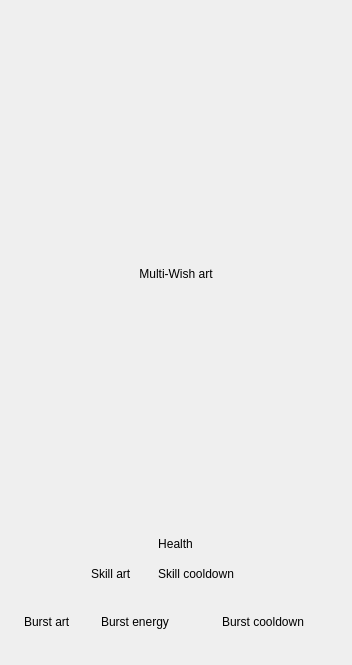
<?xml version="1.0" encoding="UTF-8"?>
<ui version="4.0">
 <class>Form</class>
 <widget class="QWidget" name="Form">
  <property name="geometry">
   <rect>
    <x>0</x>
    <y>0</y>
    <width>352</width>
    <height>665</height>
   </rect>
  </property>
  <property name="windowTitle">
   <string>Form</string>
  </property>
  <layout class="QVBoxLayout" name="verticalLayout_2">
   <property name="spacing">
    <number>0</number>
   </property>
   <item alignment="Qt::AlignHCenter">
    <widget class="QLabel" name="multiwish_art">
     <property name="enabled">
      <bool>true</bool>
     </property>
     <property name="sizePolicy">
      <sizepolicy hsizetype="Fixed" vsizetype="Fixed">
       <horstretch>0</horstretch>
       <verstretch>0</verstretch>
      </sizepolicy>
     </property>
     <property name="minimumSize">
      <size>
       <width>160</width>
       <height>512</height>
      </size>
     </property>
     <property name="text">
      <string>Multi-Wish art</string>
     </property>
     <property name="alignment">
      <set>Qt::AlignCenter</set>
     </property>
    </widget>
   </item>
   <item alignment="Qt::AlignHCenter">
    <widget class="QLabel" name="health">
     <property name="sizePolicy">
      <sizepolicy hsizetype="Fixed" vsizetype="Fixed">
       <horstretch>0</horstretch>
       <verstretch>0</verstretch>
      </sizepolicy>
     </property>
     <property name="text">
      <string>Health</string>
     </property>
     <property name="alignment">
      <set>Qt::AlignCenter</set>
     </property>
    </widget>
   </item>
   <item alignment="Qt::AlignHCenter">
    <widget class="QWidget" name="skill" native="true">
     <property name="sizePolicy">
      <sizepolicy hsizetype="Fixed" vsizetype="Fixed">
       <horstretch>0</horstretch>
       <verstretch>0</verstretch>
      </sizepolicy>
     </property>
     <layout class="QHBoxLayout" name="horizontalLayout_4">
      <property name="spacing">
       <number>0</number>
      </property>
      <property name="sizeConstraint">
       <enum>QLayout::SetMinimumSize</enum>
      </property>
      <property name="leftMargin">
       <number>0</number>
      </property>
      <property name="topMargin">
       <number>0</number>
      </property>
      <property name="rightMargin">
       <number>0</number>
      </property>
      <property name="bottomMargin">
       <number>0</number>
      </property>
      <item>
       <widget class="QLabel" name="skill_art">
        <property name="sizePolicy">
         <sizepolicy hsizetype="Fixed" vsizetype="Fixed">
          <horstretch>0</horstretch>
          <verstretch>0</verstretch>
         </sizepolicy>
        </property>
        <property name="minimumSize">
         <size>
          <width>32</width>
          <height>32</height>
         </size>
        </property>
        <property name="text">
         <string>Skill art</string>
        </property>
       </widget>
      </item>
      <item>
       <widget class="QLabel" name="skill_cooldown">
        <property name="sizePolicy">
         <sizepolicy hsizetype="Fixed" vsizetype="Fixed">
          <horstretch>0</horstretch>
          <verstretch>0</verstretch>
         </sizepolicy>
        </property>
        <property name="minimumSize">
         <size>
          <width>128</width>
          <height>32</height>
         </size>
        </property>
        <property name="text">
         <string>Skill cooldown</string>
        </property>
        <property name="alignment">
         <set>Qt::AlignCenter</set>
        </property>
       </widget>
      </item>
     </layout>
    </widget>
   </item>
   <item alignment="Qt::AlignHCenter">
    <widget class="QWidget" name="burst" native="true">
     <property name="sizePolicy">
      <sizepolicy hsizetype="Fixed" vsizetype="Fixed">
       <horstretch>0</horstretch>
       <verstretch>0</verstretch>
      </sizepolicy>
     </property>
     <layout class="QHBoxLayout" name="horizontalLayout_5">
      <property name="spacing">
       <number>0</number>
      </property>
      <property name="sizeConstraint">
       <enum>QLayout::SetMinimumSize</enum>
      </property>
      <item>
       <widget class="QLabel" name="burst_art">
        <property name="sizePolicy">
         <sizepolicy hsizetype="Fixed" vsizetype="Fixed">
          <horstretch>0</horstretch>
          <verstretch>0</verstretch>
         </sizepolicy>
        </property>
        <property name="minimumSize">
         <size>
          <width>32</width>
          <height>32</height>
         </size>
        </property>
        <property name="text">
         <string>Burst art</string>
        </property>
       </widget>
      </item>
      <item>
       <widget class="QLabel" name="burst_energy">
        <property name="sizePolicy">
         <sizepolicy hsizetype="Fixed" vsizetype="Fixed">
          <horstretch>0</horstretch>
          <verstretch>0</verstretch>
         </sizepolicy>
        </property>
        <property name="minimumSize">
         <size>
          <width>128</width>
          <height>32</height>
         </size>
        </property>
        <property name="text">
         <string>Burst energy</string>
        </property>
        <property name="alignment">
         <set>Qt::AlignCenter</set>
        </property>
       </widget>
      </item>
      <item>
       <widget class="QLabel" name="burst_cooldown">
        <property name="sizePolicy">
         <sizepolicy hsizetype="Fixed" vsizetype="Fixed">
          <horstretch>0</horstretch>
          <verstretch>0</verstretch>
         </sizepolicy>
        </property>
        <property name="minimumSize">
         <size>
          <width>128</width>
          <height>32</height>
         </size>
        </property>
        <property name="text">
         <string>Burst cooldown</string>
        </property>
        <property name="alignment">
         <set>Qt::AlignCenter</set>
        </property>
       </widget>
      </item>
     </layout>
    </widget>
   </item>
  </layout>
 </widget>
 <resources/>
 <connections/>
</ui>
